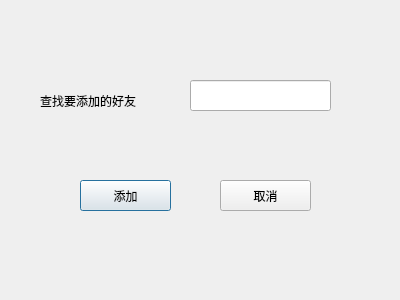
<?xml version="1.0" encoding="UTF-8"?>
<ui version="4.0">
 <class>AddFriendDialog</class>
 <widget class="QDialog" name="AddFriendDialog">
  <property name="geometry">
   <rect>
    <x>0</x>
    <y>0</y>
    <width>400</width>
    <height>300</height>
   </rect>
  </property>
  <property name="windowTitle">
   <string>Dialog</string>
  </property>
  <widget class="QLineEdit" name="m_pIdLineEdit">
   <property name="geometry">
    <rect>
     <x>190</x>
     <y>80</y>
     <width>141</width>
     <height>31</height>
    </rect>
   </property>
  </widget>
  <widget class="QLabel" name="label">
   <property name="geometry">
    <rect>
     <x>40</x>
     <y>80</y>
     <width>131</width>
     <height>41</height>
    </rect>
   </property>
   <property name="text">
    <string>查找要添加的好友</string>
   </property>
  </widget>
  <widget class="QPushButton" name="m_pAddFirendBtn">
   <property name="geometry">
    <rect>
     <x>80</x>
     <y>180</y>
     <width>91</width>
     <height>31</height>
    </rect>
   </property>
   <property name="text">
    <string>添加</string>
   </property>
  </widget>
  <widget class="QPushButton" name="m_pCancelBtn">
   <property name="geometry">
    <rect>
     <x>220</x>
     <y>180</y>
     <width>91</width>
     <height>31</height>
    </rect>
   </property>
   <property name="text">
    <string>取消</string>
   </property>
  </widget>
 </widget>
 <resources/>
 <connections/>
</ui>
